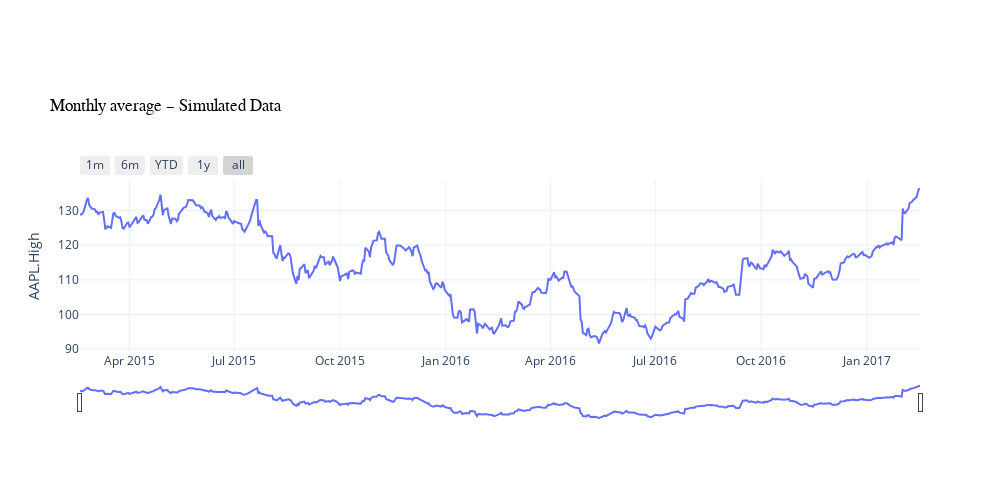

This figure's notebook cell:
### Code cell
import plotly.express as px
import pandas as pd

df = pd.read_csv('https://raw.githubusercontent.com/plotly/datasets/master/finance-charts-apple.csv')
display(df)

fig = px.line(df, x='Date', y='AAPL.High', title='Time Series with Range Slider and Selectors')

fig.update_xaxes(
    rangeslider_visible=True,
    rangeselector=dict(
        buttons=list([
            dict(count=1, label="1m", step="month", stepmode="backward"),
            dict(count=6, label="6m", step="month", stepmode="backward"),
            dict(count=1, label="YTD", step="year", stepmode="todate"),
            dict(count=1, label="1y", step="year", stepmode="backward"),
            dict(step="all")
        ])
    )
)
fig.update_layout(
    title_text=f"<br><sup>Monthly average – Simulated Data </sup></br>",
    title_font=dict(size=24, family="Arial", color="black"),
    template="plotly_white",
    xaxis_title='',
    width=1000,
    height=500,
    legend=dict(
        orientation='h',
        yanchor='bottom',
        y=1.05,
        xanchor='right',
        x=.8,
        tracegroupgap=5,
        itemclick='toggle',
        itemdoubleclick='toggle'
    ),
    hovermode="x unified",
    margin=dict(t=180, b=80)
)
fig.show()

### Figure 1 — Plotly figure (JSON) as saved in the notebook; plotly's stock layout.template omitted (floating-point values rounded to 4 significant figures; data arrays with more than 128 entries replaced by an {"elided": "..."} marker saying what was removed)
{"data": [{"hovertemplate": "Date=%{x}<br>AAPL.High=%{y}<extra></extra>", "legendgroup": "", "line": {"color": "#636efa", "dash": "solid"}, "marker": {"symbol": "circle"}, "mode": "lines", "name": "", "orientation": "v", "showlegend": false, "type": "scatter", "x": {"elided": "506 str values"}, "xaxis": "x", "y": {"elided": "506 float values"}, "yaxis": "y"}], "layout": {"height": 500, "hovermode": "x unified", "legend": {"itemclick": "toggle", "itemdoubleclick": "toggle", "orientation": "h", "tracegroupgap": 5, "x": 0.8, "xanchor": "right", "y": 1.05, "yanchor": "bottom"}, "margin": {"b": 80, "t": 180}, "title": {"font": {"color": "black", "family": "Arial", "size": 24}, "text": "<br><sup>Monthly average – Simulated Data </sup></br>"}, "width": 1000, "xaxis": {"anchor": "y", "domain": [0, 1], "rangeselector": {"buttons": [{"count": 1, "label": "1m", "step": "month", "stepmode": "backward"}, {"count": 6, "label": "6m", "step": "month", "stepmode": "backward"}, {"count": 1, "label": "YTD", "step": "year", "stepmode": "todate"}, {"count": 1, "label": "1y", "step": "year", "stepmode": "backward"}, {"step": "all"}]}, "rangeslider": {"visible": true}, "title": {"text": ""}}, "yaxis": {"anchor": "x", "domain": [0, 1], "title": {"text": "AAPL.High"}}}}
